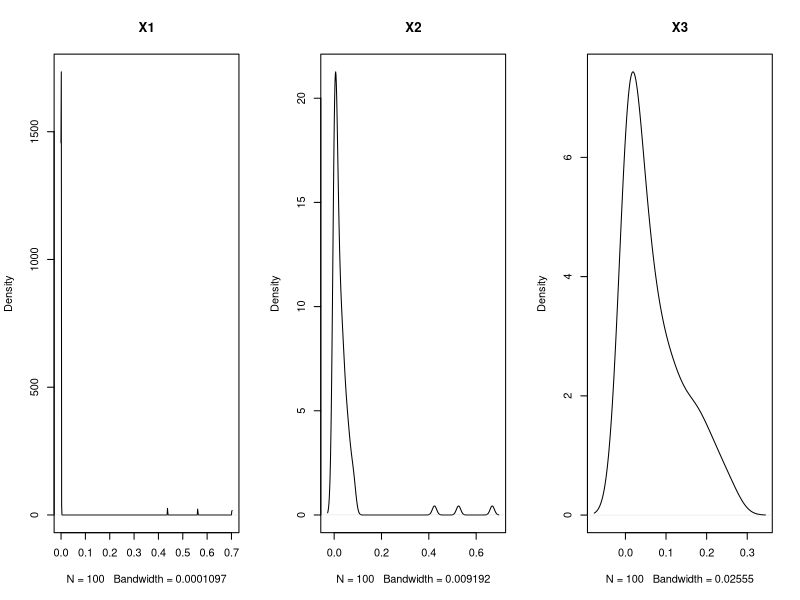

The R script that drew this image: (Note: a time limit stopped this script after it produced the figure.)
# CS 571, Duke University, Fall 2013
# Matt Dickenson - mcd31
# Homework 5

setwd('~/github/cs571/homework/hw5')
require(utils)
require(stringr)

# Problem 1
# a
set.seed(123)
n = p = 100
k = 3
phi = c(0.2, 2, 10)
z = matrix(rnorm(n*k, 0, 1), nrow=k, ncol=n)
L = matrix(rnorm(p*k, 0, 1), nrow=p, ncol=k)
epsilon1 = matrix(rnorm(p*n, 0, phi[1]), nrow=p, ncol=n)
epsilon2 = matrix(rnorm(p*n, 0, phi[2]), nrow=p, ncol=n)
epsilon3 = matrix(rnorm(p*n, 0, phi[3]), nrow=p, ncol=n)
X1 = L%*%z + epsilon1
X2 = L%*%z + epsilon2
X3 = L%*%z + epsilon3

eigen1 = eigen(cov(X1))$values
eigen2 = eigen(cov(X2))$values
eigen3 = eigen(cov(X3))$values

l2norm1 = sqrt(sum(eigen1^2))
l2norm2 = sqrt(sum(eigen2^2))
l2norm3 = sqrt(sum(eigen3^2))

pdf("1a.pdf")
par(mfrow=c(1,3))
plot(density(eigen1/l2norm1), main="X1")
plot(density(eigen2/l2norm2), main="X2")
plot(density(eigen3/l2norm3), main="X3")
dev.off()

# b
RMSE = function(a, b){
	sq.err = (a - b)^2
	mean.sq.err = mean(sq.err)
	root.mean.sq.err = sqrt(mean.sq.err)
	return(root.mean.sq.err)
}

x1eigvec = eigen(cov(X1))$vectors[, 1:3]
x1eigval = diag(eigen1[1:3])
recon1 = x1eigvec %*% x1eigval %*% t(x1eigvec)
rmse1 = RMSE(cov(X1), recon1)
rmse1 #=> 0.005441325

x2eigvec = eigen(cov(X2))$vectors[, 1:3]
x2eigval = diag(eigen2[1:3])
recon2 = x2eigvec %*% x2eigval %*% t(x2eigvec)
rmse2 = RMSE(cov(X2), recon2)
rmse2 #=> 0.5532188

x3eigvec = eigen(cov(X3))$vectors[, 1:3]
x3eigval = diag(eigen3[1:3])
recon3 = x3eigvec %*% x3eigval %*% t(x3eigvec)
rmse3 = RMSE(cov(X3), recon3)
rmse3 #=> 13.02954

# c 
mean(eigen1/l2norm1)
mean(eigen2/l2norm2)
mean(eigen3/l2norm3)

sd(eigen1/l2norm1)
sd(eigen2/l2norm2)
sd(eigen3/l2norm3)



# Problem 2
train = read.table("training_data_gp.txt", as.is=TRUE, header=FALSE)
dim(train)
n = nrow(train)
test = read.table("test_data_gp.txt", as.is=TRUE, header=FALSE)
dim(test)
names(train) = names(test) = c("sequence", "intensity")

# a 
combos1 = c("A", "C", "G", "T")
substrings = expand.grid(first=combos1, second=combos1)
combos2 = paste(substrings$first, substrings$second, sep="")
substrings = expand.grid(first=combos1, second=combos1, third=combos1)
combos3 = paste(substrings$first, substrings$second, substrings$third, sep="")
combos3
combos = c(combos1, combos2, combos3)
length(combos)

substringCount = function(substring, string) { 
	count = 0 
  i = 1 
  n = nchar(string) 
  found = regexpr(substring, substr(string, i, n), perl=TRUE) 
  while (found > 0) { 
    count = count + 1 
    i = i + found 
    found = regexpr(substring, substr(string, i, n), perl=TRUE) 
  } 
  return(count) 
}


charsInCombos = 4+(2*16)+(3*64)

stringKernel = function(x1, x2){
	s = 0 
	for(combo in combos){
		phi = substringCount(combo, x1) * substringCount(combo, x2)
		w = nchar(combo)/charsInCombos
		s = s + (w*phi)
	}
	return(s)
}

n = nrow(train)
gram = matrix(NA, nrow=n, ncol=n)
start = proc.time()
for(i in 1:n){
	for(j in i:n){
		gram[i,j] = gram[j,i] = 
			stringKernel(train$sequence[i], train$sequence[j])
	}
	print(i)
}


# b
rbf = function(x1, x2, sigma = 5){
	dist = stringKernel(x1, x2)
	k = exp(-dist/(2*sigma^2))
	return(k)
}

complete.data = rbind(train, test)
head(complete.data)
n = nrow(complete.data)
rbfMatrix = matrix(NA, nrow=n, ncol=n)
for(i in 1:n){
	for(j in i:n){
		rbfMatrix[i,j] = rbfMatrix[j,i] = 
			rbf(complete.data$sequence[i], complete.data$sequence[j])
	}
	print(i)
}
save(K.star, file="K-star.rda")

sigma = 5 

sigmaI = sigma^2 * diag(nrow(K))
FULL = K.star
k.x.x = FULL[1:1000, 1:1000]
k.x.x.noisy = k.x.x + sigmaI

k.star = FULL[1:1000, 1001:1100]
mu.star = t(k.star) %*% solve(k.x.x) %*% train$intensity
dim(mu.star)
mu.star[1:10,1]

ests = mu.star
regline = lm(ests ~ test$intensity)

RMSE(ests, test$intensity)

pdf("scatterplot.pdf")
plot(test$intensity, ests,
	xlab="Observed Intensity",
	ylab="Predicted Intensity")
abline(regline)
dev.off()
